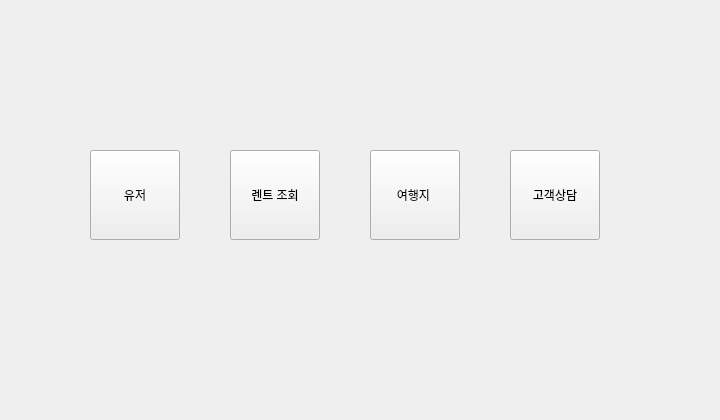
<?xml version="1.0" encoding="UTF-8"?>
<ui version="4.0">
 <class>mainwindow</class>
 <widget class="QDialog" name="mainwindow">
  <property name="geometry">
   <rect>
    <x>0</x>
    <y>0</y>
    <width>720</width>
    <height>420</height>
   </rect>
  </property>
  <property name="windowTitle">
   <string>mainwindow</string>
  </property>
  <widget class="QPushButton" name="user_btn">
   <property name="geometry">
    <rect>
     <x>90</x>
     <y>150</y>
     <width>90</width>
     <height>90</height>
    </rect>
   </property>
   <property name="acceptDrops">
    <bool>false</bool>
   </property>
   <property name="text">
    <string>유저</string>
   </property>
   <property name="iconSize">
    <size>
     <width>70</width>
     <height>70</height>
    </size>
   </property>
   <property name="shortcut">
    <string/>
   </property>
   <property name="autoRepeat">
    <bool>false</bool>
   </property>
   <property name="autoExclusive">
    <bool>true</bool>
   </property>
   <property name="autoDefault">
    <bool>false</bool>
   </property>
  </widget>
  <widget class="QPushButton" name="rent_btn">
   <property name="geometry">
    <rect>
     <x>230</x>
     <y>150</y>
     <width>90</width>
     <height>90</height>
    </rect>
   </property>
   <property name="acceptDrops">
    <bool>false</bool>
   </property>
   <property name="text">
    <string>렌트 조회</string>
   </property>
   <property name="iconSize">
    <size>
     <width>70</width>
     <height>70</height>
    </size>
   </property>
   <property name="shortcut">
    <string/>
   </property>
   <property name="autoRepeat">
    <bool>false</bool>
   </property>
   <property name="autoExclusive">
    <bool>true</bool>
   </property>
   <property name="autoDefault">
    <bool>false</bool>
   </property>
  </widget>
  <widget class="QPushButton" name="tour_btn">
   <property name="geometry">
    <rect>
     <x>370</x>
     <y>150</y>
     <width>90</width>
     <height>90</height>
    </rect>
   </property>
   <property name="acceptDrops">
    <bool>false</bool>
   </property>
   <property name="text">
    <string>여행지 </string>
   </property>
   <property name="iconSize">
    <size>
     <width>70</width>
     <height>70</height>
    </size>
   </property>
   <property name="shortcut">
    <string/>
   </property>
   <property name="autoRepeat">
    <bool>false</bool>
   </property>
   <property name="autoExclusive">
    <bool>true</bool>
   </property>
   <property name="autoDefault">
    <bool>false</bool>
   </property>
  </widget>
  <widget class="QPushButton" name="chat_btn">
   <property name="geometry">
    <rect>
     <x>510</x>
     <y>150</y>
     <width>90</width>
     <height>90</height>
    </rect>
   </property>
   <property name="acceptDrops">
    <bool>false</bool>
   </property>
   <property name="text">
    <string>고객상담</string>
   </property>
   <property name="iconSize">
    <size>
     <width>70</width>
     <height>70</height>
    </size>
   </property>
   <property name="shortcut">
    <string/>
   </property>
   <property name="autoRepeat">
    <bool>false</bool>
   </property>
   <property name="autoExclusive">
    <bool>true</bool>
   </property>
   <property name="autoDefault">
    <bool>false</bool>
   </property>
  </widget>
 </widget>
 <resources/>
 <connections/>
</ui>
